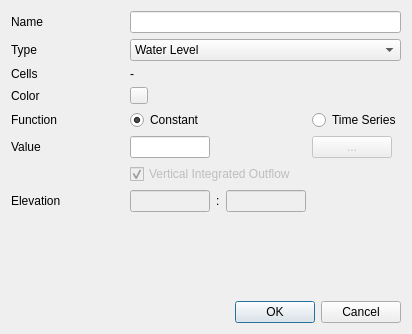
<?xml version="1.0" encoding="UTF-8"?>
<ui version="4.0">
 <class>BoundaryConditionDialog</class>
 <widget class="QDialog" name="BoundaryConditionDialog">
  <property name="geometry">
   <rect>
    <x>0</x>
    <y>0</y>
    <width>412</width>
    <height>334</height>
   </rect>
  </property>
  <property name="minimumSize">
   <size>
    <width>412</width>
    <height>334</height>
   </size>
  </property>
  <property name="maximumSize">
   <size>
    <width>412</width>
    <height>334</height>
   </size>
  </property>
  <property name="windowTitle">
   <string>Boundary Condition</string>
  </property>
  <layout class="QGridLayout" name="gridLayout">
   <item row="3" column="0">
    <widget class="QLabel" name="label">
     <property name="text">
      <string>Color</string>
     </property>
    </widget>
   </item>
   <item row="3" column="4">
    <widget class="QToolButton" name="btnCellColor">
     <property name="text">
      <string/>
     </property>
     <property name="iconSize">
      <size>
       <width>10</width>
       <height>10</height>
      </size>
     </property>
    </widget>
   </item>
   <item row="8" column="0">
    <widget class="QLabel" name="label_2">
     <property name="text">
      <string>Elevation</string>
     </property>
    </widget>
   </item>
   <item row="1" column="0">
    <widget class="QLabel" name="label_3">
     <property name="text">
      <string>Type</string>
     </property>
    </widget>
   </item>
   <item row="4" column="4">
    <widget class="QRadioButton" name="rdoConstant">
     <property name="text">
      <string>Constant</string>
     </property>
     <property name="checked">
      <bool>true</bool>
     </property>
     <attribute name="buttonGroup">
      <string notr="true">buttonGroup_2</string>
     </attribute>
    </widget>
   </item>
   <item row="5" column="4">
    <widget class="QLineEdit" name="edtConstant">
     <property name="sizePolicy">
      <sizepolicy hsizetype="Fixed" vsizetype="Fixed">
       <horstretch>0</horstretch>
       <verstretch>0</verstretch>
      </sizepolicy>
     </property>
     <property name="maximumSize">
      <size>
       <width>80</width>
       <height>16777215</height>
      </size>
     </property>
    </widget>
   </item>
   <item row="4" column="5">
    <widget class="QRadioButton" name="rdoTimeSeries">
     <property name="text">
      <string>Time Series</string>
     </property>
     <attribute name="buttonGroup">
      <string notr="true">buttonGroup_2</string>
     </attribute>
    </widget>
   </item>
   <item row="1" column="4" colspan="2">
    <widget class="QComboBox" name="cbxType">
     <property name="currentIndex">
      <number>0</number>
     </property>
     <item>
      <property name="text">
       <string>Water Level</string>
      </property>
     </item>
     <item>
      <property name="text">
       <string>Water Flow</string>
      </property>
     </item>
     <item>
      <property name="text">
       <string>Normal Depth</string>
      </property>
     </item>
    </widget>
   </item>
   <item row="7" column="4" colspan="2">
    <widget class="QCheckBox" name="chkVIO">
     <property name="enabled">
      <bool>false</bool>
     </property>
     <property name="text">
      <string>Vertical Integrated Outflow</string>
     </property>
     <property name="checked">
      <bool>true</bool>
     </property>
    </widget>
   </item>
   <item row="4" column="0">
    <widget class="QLabel" name="label_6">
     <property name="text">
      <string>Function</string>
     </property>
    </widget>
   </item>
   <item row="2" column="4" colspan="2">
    <widget class="QLabel" name="lblElementIds">
     <property name="sizePolicy">
      <sizepolicy hsizetype="Fixed" vsizetype="Preferred">
       <horstretch>0</horstretch>
       <verstretch>0</verstretch>
      </sizepolicy>
     </property>
     <property name="text">
      <string>-</string>
     </property>
    </widget>
   </item>
   <item row="5" column="5">
    <widget class="QPushButton" name="btnTimeSeries">
     <property name="enabled">
      <bool>false</bool>
     </property>
     <property name="sizePolicy">
      <sizepolicy hsizetype="Fixed" vsizetype="Fixed">
       <horstretch>0</horstretch>
       <verstretch>0</verstretch>
      </sizepolicy>
     </property>
     <property name="text">
      <string>...</string>
     </property>
    </widget>
   </item>
   <item row="2" column="0">
    <widget class="QLabel" name="lblElementLabel">
     <property name="text">
      <string>Cells</string>
     </property>
    </widget>
   </item>
   <item row="5" column="0">
    <widget class="QLabel" name="lblConstant">
     <property name="text">
      <string>Value</string>
     </property>
    </widget>
   </item>
   <item row="11" column="0" colspan="6">
    <widget class="QDialogButtonBox" name="buttonBox">
     <property name="orientation">
      <enum>Qt::Horizontal</enum>
     </property>
     <property name="standardButtons">
      <set>QDialogButtonBox::Cancel|QDialogButtonBox::Ok</set>
     </property>
    </widget>
   </item>
   <item row="8" column="4">
    <layout class="QHBoxLayout" name="horizontalLayout">
     <item>
      <widget class="QLineEdit" name="edtMinimumElevation">
       <property name="enabled">
        <bool>false</bool>
       </property>
       <property name="sizePolicy">
        <sizepolicy hsizetype="Fixed" vsizetype="Fixed">
         <horstretch>0</horstretch>
         <verstretch>0</verstretch>
        </sizepolicy>
       </property>
       <property name="minimumSize">
        <size>
         <width>50</width>
         <height>0</height>
        </size>
       </property>
       <property name="maximumSize">
        <size>
         <width>80</width>
         <height>16777215</height>
        </size>
       </property>
      </widget>
     </item>
     <item>
      <widget class="QLabel" name="label_4">
       <property name="text">
        <string>:</string>
       </property>
      </widget>
     </item>
     <item>
      <widget class="QLineEdit" name="edtMaximumElevation">
       <property name="enabled">
        <bool>false</bool>
       </property>
       <property name="sizePolicy">
        <sizepolicy hsizetype="Fixed" vsizetype="Fixed">
         <horstretch>0</horstretch>
         <verstretch>0</verstretch>
        </sizepolicy>
       </property>
       <property name="minimumSize">
        <size>
         <width>50</width>
         <height>0</height>
        </size>
       </property>
       <property name="maximumSize">
        <size>
         <width>80</width>
         <height>16777215</height>
        </size>
       </property>
      </widget>
     </item>
    </layout>
   </item>
   <item row="0" column="4" colspan="2">
    <widget class="QLineEdit" name="edtName"/>
   </item>
   <item row="0" column="0">
    <widget class="QLabel" name="label_5">
     <property name="text">
      <string>Name</string>
     </property>
    </widget>
   </item>
   <item row="9" column="0">
    <spacer name="verticalSpacer">
     <property name="orientation">
      <enum>Qt::Vertical</enum>
     </property>
     <property name="sizeHint" stdset="0">
      <size>
       <width>20</width>
       <height>40</height>
      </size>
     </property>
    </spacer>
   </item>
  </layout>
 </widget>
 <tabstops>
  <tabstop>edtName</tabstop>
  <tabstop>cbxType</tabstop>
  <tabstop>btnCellColor</tabstop>
  <tabstop>rdoConstant</tabstop>
  <tabstop>rdoTimeSeries</tabstop>
  <tabstop>edtConstant</tabstop>
  <tabstop>btnTimeSeries</tabstop>
  <tabstop>chkVIO</tabstop>
  <tabstop>edtMinimumElevation</tabstop>
  <tabstop>edtMaximumElevation</tabstop>
 </tabstops>
 <resources>
  <include location="../../resources/resources.qrc"/>
 </resources>
 <connections>
  <connection>
   <sender>buttonBox</sender>
   <signal>accepted()</signal>
   <receiver>BoundaryConditionDialog</receiver>
   <slot>accept()</slot>
   <hints>
    <hint type="sourcelabel">
     <x>248</x>
     <y>254</y>
    </hint>
    <hint type="destinationlabel">
     <x>157</x>
     <y>274</y>
    </hint>
   </hints>
  </connection>
  <connection>
   <sender>buttonBox</sender>
   <signal>rejected()</signal>
   <receiver>BoundaryConditionDialog</receiver>
   <slot>reject()</slot>
   <hints>
    <hint type="sourcelabel">
     <x>316</x>
     <y>260</y>
    </hint>
    <hint type="destinationlabel">
     <x>286</x>
     <y>274</y>
    </hint>
   </hints>
  </connection>
  <connection>
   <sender>rdoConstant</sender>
   <signal>clicked(bool)</signal>
   <receiver>edtConstant</receiver>
   <slot>setEnabled(bool)</slot>
   <hints>
    <hint type="sourcelabel">
     <x>162</x>
     <y>72</y>
    </hint>
    <hint type="destinationlabel">
     <x>155</x>
     <y>100</y>
    </hint>
   </hints>
  </connection>
  <connection>
   <sender>rdoConstant</sender>
   <signal>clicked(bool)</signal>
   <receiver>btnTimeSeries</receiver>
   <slot>setDisabled(bool)</slot>
   <hints>
    <hint type="sourcelabel">
     <x>162</x>
     <y>72</y>
    </hint>
    <hint type="destinationlabel">
     <x>244</x>
     <y>101</y>
    </hint>
   </hints>
  </connection>
  <connection>
   <sender>rdoTimeSeries</sender>
   <signal>clicked(bool)</signal>
   <receiver>btnTimeSeries</receiver>
   <slot>setEnabled(bool)</slot>
   <hints>
    <hint type="sourcelabel">
     <x>270</x>
     <y>72</y>
    </hint>
    <hint type="destinationlabel">
     <x>244</x>
     <y>101</y>
    </hint>
   </hints>
  </connection>
  <connection>
   <sender>rdoTimeSeries</sender>
   <signal>clicked(bool)</signal>
   <receiver>edtConstant</receiver>
   <slot>setDisabled(bool)</slot>
   <hints>
    <hint type="sourcelabel">
     <x>270</x>
     <y>72</y>
    </hint>
    <hint type="destinationlabel">
     <x>155</x>
     <y>100</y>
    </hint>
   </hints>
  </connection>
  <connection>
   <sender>chkVIO</sender>
   <signal>clicked(bool)</signal>
   <receiver>edtMinimumElevation</receiver>
   <slot>setDisabled(bool)</slot>
   <hints>
    <hint type="sourcelabel">
     <x>221</x>
     <y>157</y>
    </hint>
    <hint type="destinationlabel">
     <x>155</x>
     <y>184</y>
    </hint>
   </hints>
  </connection>
  <connection>
   <sender>chkVIO</sender>
   <signal>clicked(bool)</signal>
   <receiver>edtMaximumElevation</receiver>
   <slot>setDisabled(bool)</slot>
   <hints>
    <hint type="sourcelabel">
     <x>227</x>
     <y>161</y>
    </hint>
    <hint type="destinationlabel">
     <x>206</x>
     <y>189</y>
    </hint>
   </hints>
  </connection>
 </connections>
 <buttongroups>
  <buttongroup name="buttonGroup_2"/>
 </buttongroups>
</ui>
